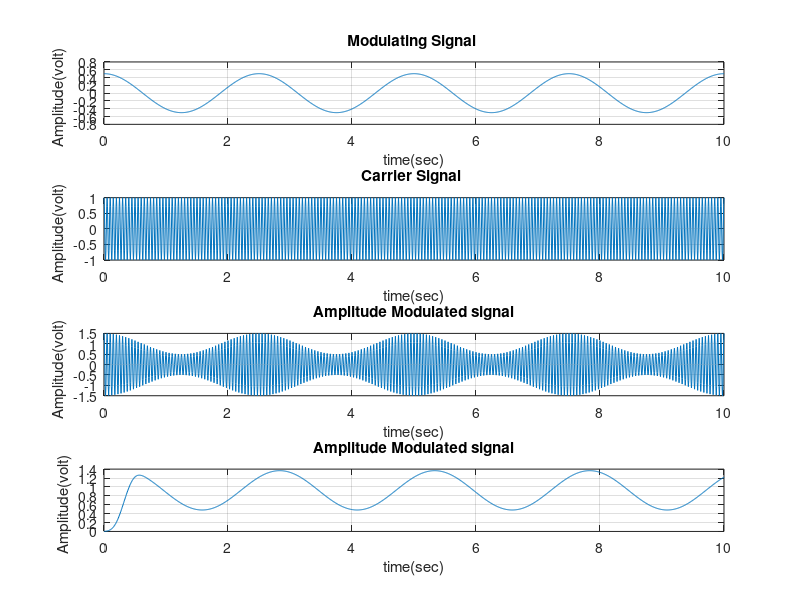

MATLAB code for this plot:
%*************** AM Modulation *****************
clc;
close all;
clear all;
%*********** Define Modulation Factor*********
 m=0.5     % for 50% Modulation
%************modulating signal generation********* 
 Am=1;       % Amplitude of modulating signal
 fa=.4;        % Frequency of modulating signal
 Ta=1/fa;   % Time period of modulating signal
fs=160;      % Sampling frequency 
t=0:1/fs:10; % Total time for simulation
ym=Am*m*cos(2*pi*fa*t); % Equation of modulating signal
figure(1)
subplot(4,1,1); 
plot(t,ym), grid on;% Graphical representation of Modulating signal
title ( '  Modulating Signal   ');
xlabel ( ' time(sec) '); ylabel (' Amplitude(volt)   ');
%***********carrier signal generation************* 
 Ac=Am;       % Amplitude of carrier signal 
 fc=20;          % Frequency of carrier signal
 Tc=1/fc;       % Time period of carrier signal
 yc=Ac*cos(2*pi*fc*t);   % Equation of carrier signal
 subplot(4,1,2);
 plot(t,yc), grid on;        % Graphical representation of carrier signal
 title ( '  Carrier Signal   ');
xlabel ( ' time(sec) '); ylabel (' Amplitude(volt)   ');
%*********** AM Modulation******** 
 y=Ac*(1+m*cos(2*pi*fa*t)).*cos(2*pi*fc*t); %modulated signal
subplot(4,1,3);
plot(t,y);% Graphical representation of AM signal
title ( '  Amplitude Modulated signal  ');
xlabel ( ' time(sec) ');
ylabel (' Amplitude(volt)   ');
grid on;
%**************** Demodulation*************** 
Vc(1) = 0;                              % initial capacitor voltage
for i = 2:length(y)
    if y(i) > Vc(i-1)                   % diode on (charging)
        Vc(i) = y(i);
    else                                % diode off (discharging)
        Vc(i) = Vc(i-1) - 0.023*Vc(i-1);
    end
end
%*************** Low Pass RC Filter********
h = fir1(100, 0.0125, 'low');            % 1 kHz cut-off frequency
foutputc = filter(h,1,Vc);
subplot(4,1,4);
plot(t, foutputc);
title ( '  Amplitude Modulated signal  ');
xlabel ( ' time(sec) ');
ylabel (' Amplitude(volt)   ');
grid on;
%*****************end of program***************** 
